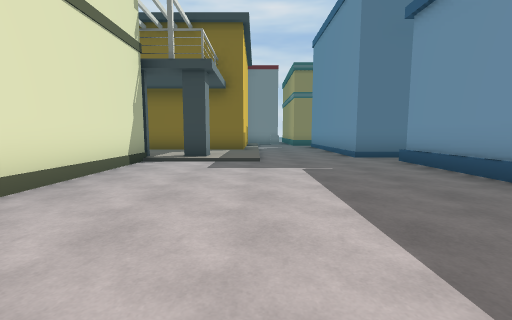
view 1 (above)

21 first-person views from a walk through a 3-D level made in the Unity game engine. The camera is 1.3 m above the floor, tilts 6° down and sees 90° across. The floor is counted in squares, 2 m on a side. Each view is taken from the middle of a square. On the plan, view 1 faces up. The plan holds only what a view shows up to about 9 squares ahead; the rest is blank. The place goes on beyond the plan.

view 2
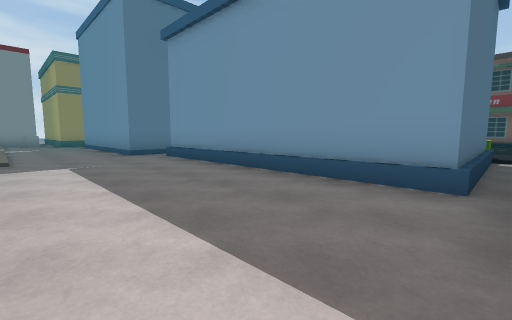

view 3
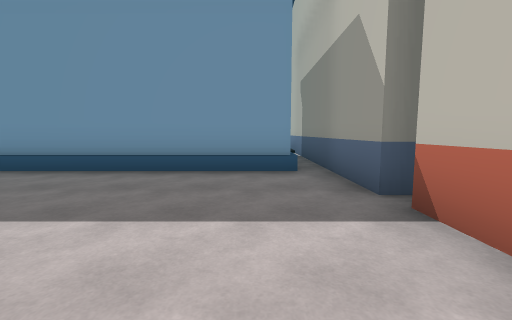

view 4
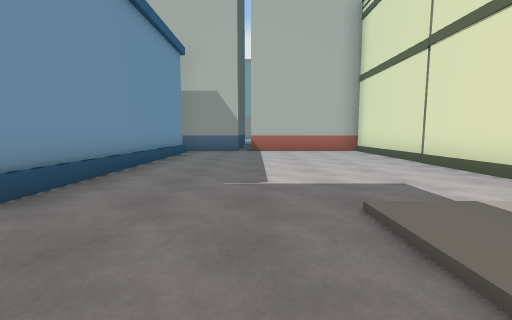

view 5
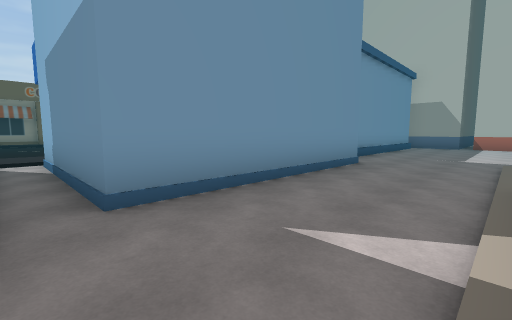

view 6
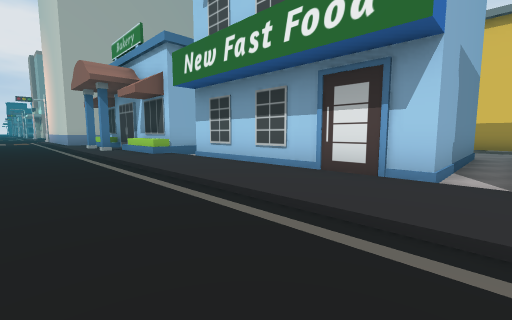

view 7
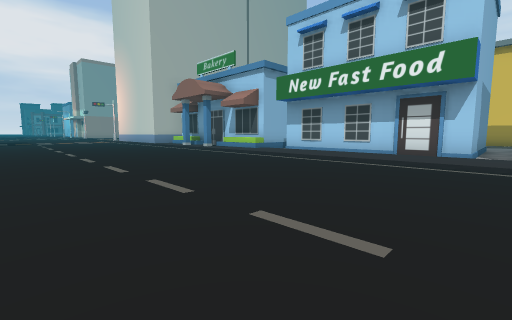

view 8
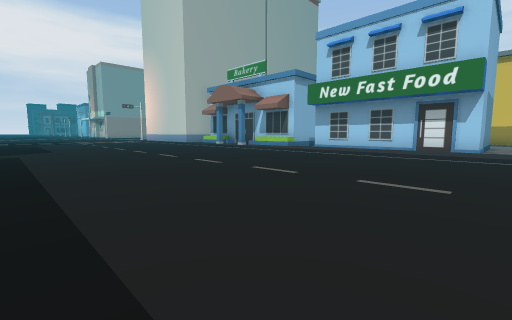

view 9
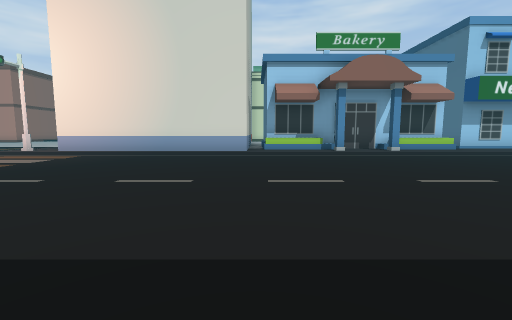

view 10
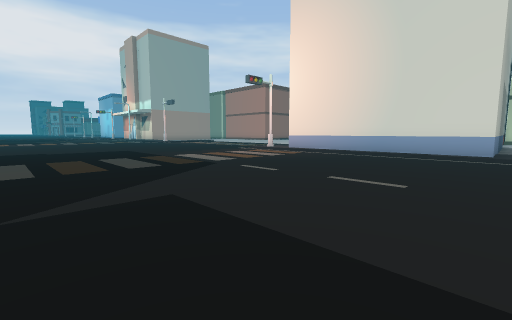

view 11
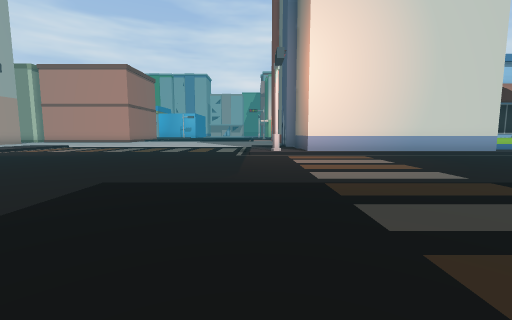

view 12
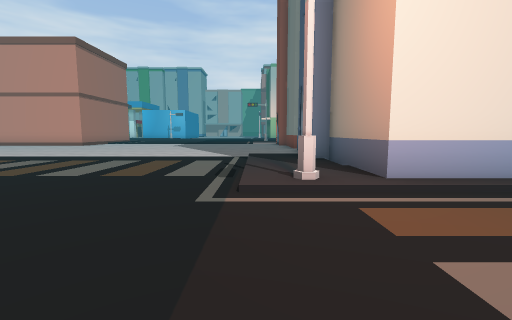

view 13
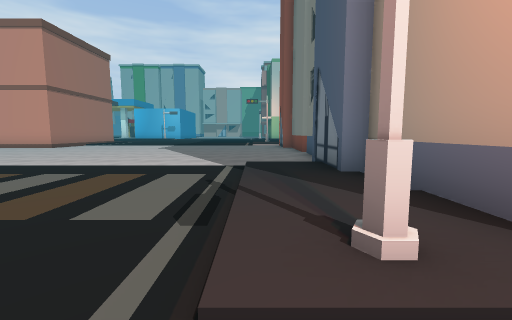

view 14
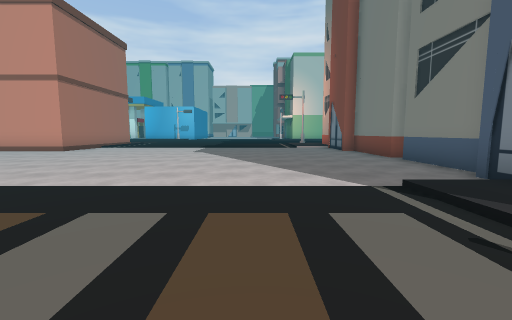

view 15
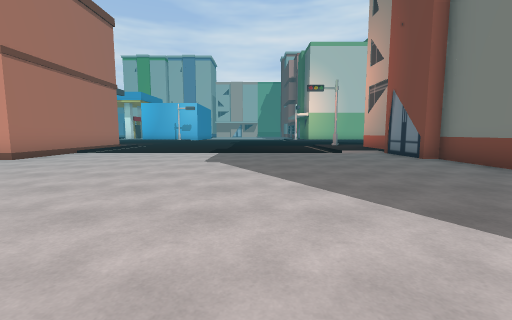

view 16
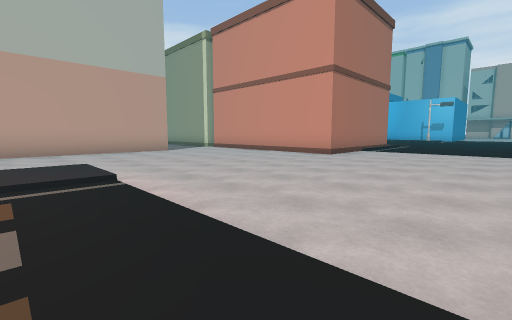

view 17
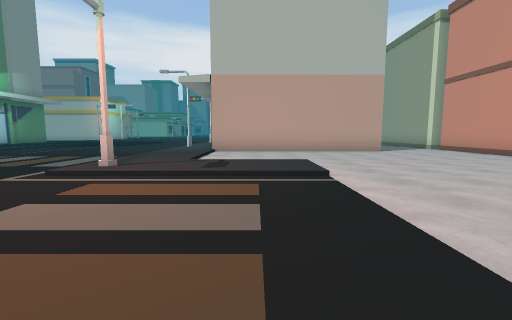

view 18
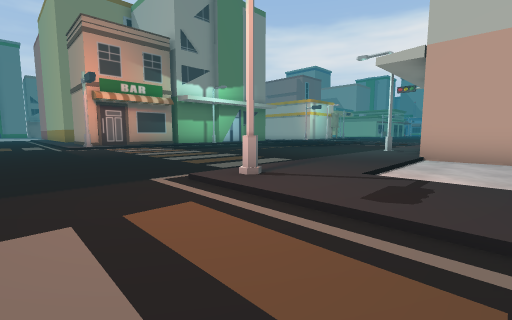

view 19
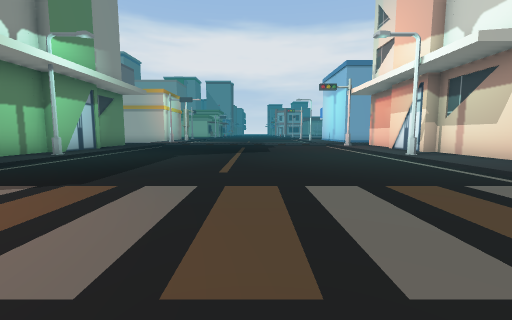

view 20
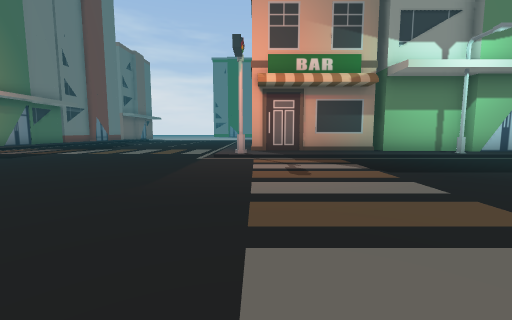

view 21
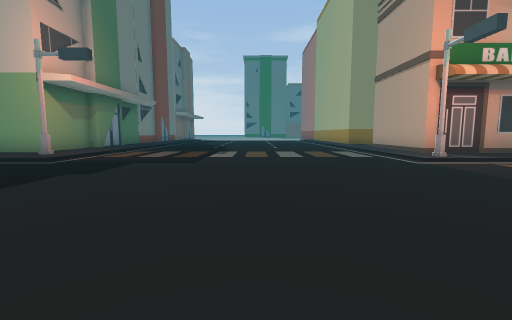

### Floor plan
Key: @ floor where view 1 was taken; # wall or solid block; . main floor; : floor 0.25 m higher than the main floor; / step, stairs or slope; B building; S streetlight.
Columns run from 4 left of view 1 to 21 right of it. Each row starts with its distance up from view 1.
 13    #/.......:/........
 12    #/..BBBBB:/........
 11     /..B   B:/........
 10     /..B   B:/........
  9 ####/..B   B:/........
  8  :::/..B   B:/........
  7  ::#/..BBB B:/........
  6  B///...B  B//........
  5  B......B  B//........
  4  B......B  B//........
  3  B......B  B /........
  2  B......B  B /........
  1  B......B  B /........
  0  B..@...BBBB /.......
 -1  B..........:/........
 -2   BBBBBBBBBBB/........
 -3             B/........
 -4             B/........
 -5             B/........
 -6             B/........  B
 -7 BBBBBBBBBBBBB/........ :BB
 -8 :......../:::#......../#:
 -9 /......../////........////
-10 ..........................
-11 ..........................
-12 ..........................
-13 ..........................
-14 ..........................
-15 ..........................
-16 ..........................
-17 ..........................
-18 ###....../////........////
-19   #....../:::#........#:##
-20   #.........:/......../:#
-21   #.........:/......../:#
-22   #.........:/......../:#
-23   #.........:/......../:#
-24       BBBBBB:/......../:B
-25            B:S........S:B
-26            BB/......../B
-27             B/......../B

Positions as (right, up) in squares from view 1, and headings:
1: (0, 0), facing up
2: (0, -1), facing up-right
3: (-1, 0), facing right
4: (1, 8), facing down
5: (0, 13), facing down-right
6: (11, 13), facing down-left
7: (15, 13), facing down-left
8: (17, 13), facing down-left
9: (17, -1), facing left
10: (17, -1), facing down-left
11: (17, -9), facing left
12: (12, -9), facing left
13: (10, -9), facing left
14: (8, -11), facing left
15: (5, -12), facing left
16: (6, -14), facing down-left
17: (6, -14), facing down
18: (6, -16), facing down-right
19: (13, -18), facing down
20: (11, -19), facing right
21: (12, -14), facing right
